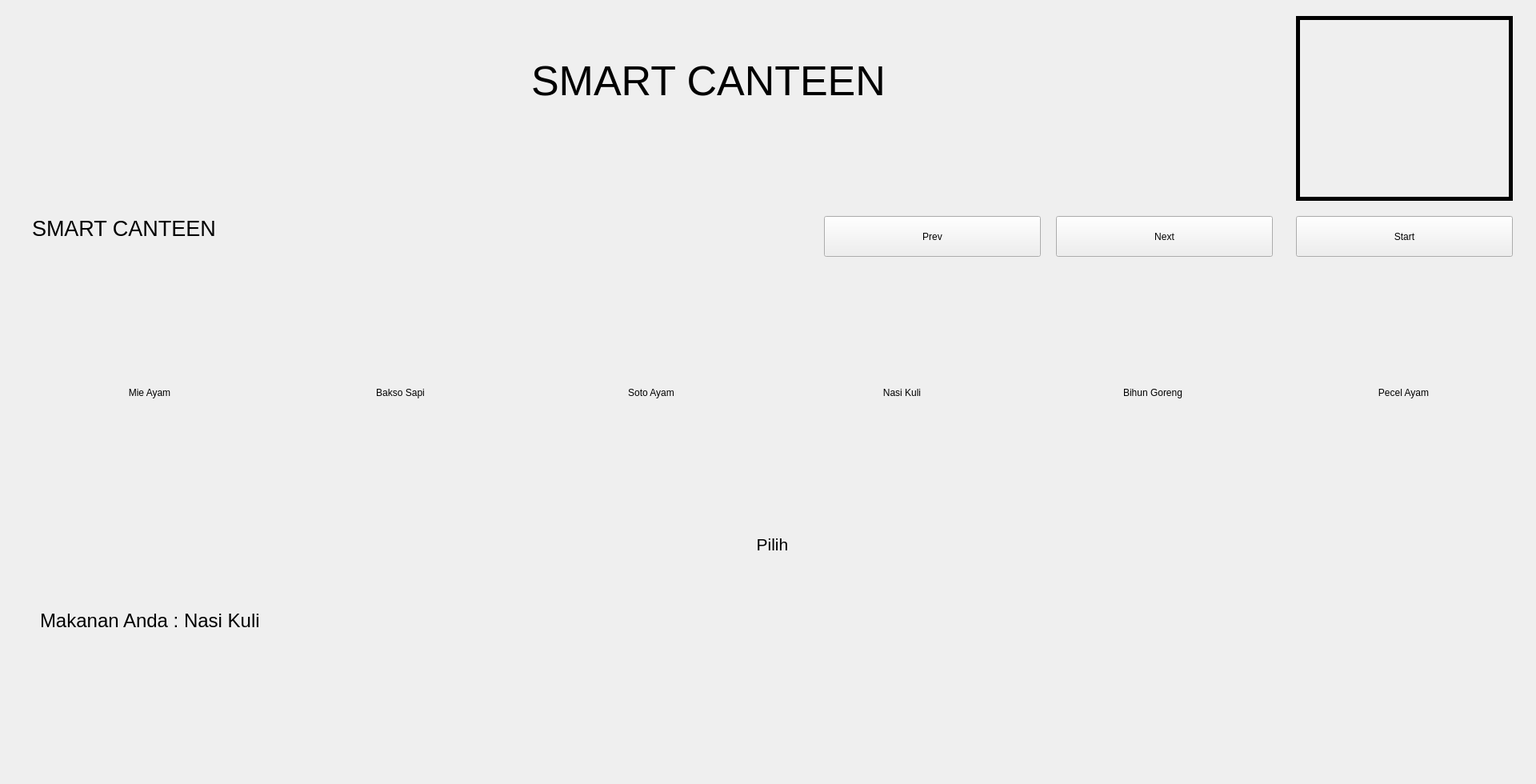
<?xml version="1.0" encoding="UTF-8"?>
<ui version="4.0">
 <class>MainWindow</class>
 <widget class="QMainWindow" name="MainWindow">
  <property name="geometry">
   <rect>
    <x>0</x>
    <y>0</y>
    <width>1920</width>
    <height>980</height>
   </rect>
  </property>
  <property name="windowTitle">
   <string>MainWindow</string>
  </property>
  <widget class="QWidget" name="centralwidget">
   <widget class="QLabel" name="filkom_img">
    <property name="geometry">
     <rect>
      <x>30</x>
      <y>20</y>
      <width>291</width>
      <height>91</height>
     </rect>
    </property>
    <property name="text">
     <string/>
    </property>
    <property name="pixmap">
     <pixmap>../assets/filkom.png</pixmap>
    </property>
    <property name="scaledContents">
     <bool>true</bool>
    </property>
   </widget>
   <widget class="QLabel" name="hint_img">
    <property name="geometry">
     <rect>
      <x>720</x>
      <y>860</y>
      <width>561</width>
      <height>91</height>
     </rect>
    </property>
    <property name="text">
     <string/>
    </property>
    <property name="pixmap">
     <pixmap>../assets/hint.png</pixmap>
    </property>
    <property name="scaledContents">
     <bool>true</bool>
    </property>
   </widget>
   <widget class="QLabel" name="camera">
    <property name="geometry">
     <rect>
      <x>1620</x>
      <y>20</y>
      <width>271</width>
      <height>231</height>
     </rect>
    </property>
    <property name="styleSheet">
     <string notr="true"> border: 5px solid black;</string>
    </property>
    <property name="text">
     <string/>
    </property>
   </widget>
   <widget class="QPushButton" name="camera_btn">
    <property name="geometry">
     <rect>
      <x>1620</x>
      <y>270</y>
      <width>271</width>
      <height>51</height>
     </rect>
    </property>
    <property name="text">
     <string>Start</string>
    </property>
   </widget>
   <widget class="QLabel" name="title">
    <property name="geometry">
     <rect>
      <x>630</x>
      <y>30</y>
      <width>511</width>
      <height>141</height>
     </rect>
    </property>
    <property name="font">
     <font>
      <pointsize>39</pointsize>
     </font>
    </property>
    <property name="text">
     <string>SMART CANTEEN</string>
    </property>
    <property name="textFormat">
     <enum>Qt::PlainText</enum>
    </property>
    <property name="scaledContents">
     <bool>true</bool>
    </property>
    <property name="alignment">
     <set>Qt::AlignCenter</set>
    </property>
   </widget>
   <widget class="QWidget" name="horizontalLayoutWidget">
    <property name="geometry">
     <rect>
      <x>40</x>
      <y>340</y>
      <width>1861</width>
      <height>301</height>
     </rect>
    </property>
    <layout class="QHBoxLayout" name="horizontalLayout">
     <property name="spacing">
      <number>20</number>
     </property>
     <item>
      <widget class="QLabel" name="food_5">
       <property name="text">
        <string>Mie Ayam</string>
       </property>
       <property name="alignment">
        <set>Qt::AlignCenter</set>
       </property>
      </widget>
     </item>
     <item>
      <widget class="QLabel" name="food_6">
       <property name="text">
        <string>Bakso Sapi</string>
       </property>
       <property name="alignment">
        <set>Qt::AlignCenter</set>
       </property>
      </widget>
     </item>
     <item>
      <widget class="QLabel" name="food_4">
       <property name="text">
        <string>Soto Ayam</string>
       </property>
       <property name="alignment">
        <set>Qt::AlignCenter</set>
       </property>
      </widget>
     </item>
     <item>
      <widget class="QLabel" name="food_7">
       <property name="text">
        <string>Nasi Kuli</string>
       </property>
       <property name="alignment">
        <set>Qt::AlignCenter</set>
       </property>
      </widget>
     </item>
     <item>
      <widget class="QLabel" name="food_8">
       <property name="text">
        <string>Bihun Goreng</string>
       </property>
       <property name="alignment">
        <set>Qt::AlignCenter</set>
       </property>
      </widget>
     </item>
     <item>
      <widget class="QLabel" name="food_9">
       <property name="text">
        <string>Pecel Ayam</string>
       </property>
       <property name="alignment">
        <set>Qt::AlignCenter</set>
       </property>
      </widget>
     </item>
    </layout>
   </widget>
   <widget class="QLabel" name="pick_img">
    <property name="geometry">
     <rect>
      <x>40</x>
      <y>650</y>
      <width>1851</width>
      <height>61</height>
     </rect>
    </property>
    <property name="font">
     <font>
      <pointsize>16</pointsize>
     </font>
    </property>
    <property name="text">
     <string>Pilih</string>
    </property>
    <property name="alignment">
     <set>Qt::AlignCenter</set>
    </property>
   </widget>
   <widget class="QLabel" name="food_picked">
    <property name="geometry">
     <rect>
      <x>50</x>
      <y>740</y>
      <width>591</width>
      <height>71</height>
     </rect>
    </property>
    <property name="font">
     <font>
      <pointsize>18</pointsize>
     </font>
    </property>
    <property name="text">
     <string>Makanan Anda : Nasi Kuli</string>
    </property>
   </widget>
   <widget class="QPushButton" name="next">
    <property name="geometry">
     <rect>
      <x>1320</x>
      <y>270</y>
      <width>271</width>
      <height>51</height>
     </rect>
    </property>
    <property name="text">
     <string>Next</string>
    </property>
   </widget>
   <widget class="QPushButton" name="prev">
    <property name="geometry">
     <rect>
      <x>1030</x>
      <y>270</y>
      <width>271</width>
      <height>51</height>
     </rect>
    </property>
    <property name="text">
     <string>Prev</string>
    </property>
   </widget>
   <widget class="QLabel" name="message">
    <property name="geometry">
     <rect>
      <x>40</x>
      <y>250</y>
      <width>511</width>
      <height>71</height>
     </rect>
    </property>
    <property name="font">
     <font>
      <pointsize>20</pointsize>
     </font>
    </property>
    <property name="text">
     <string>SMART CANTEEN</string>
    </property>
    <property name="textFormat">
     <enum>Qt::PlainText</enum>
    </property>
    <property name="scaledContents">
     <bool>true</bool>
    </property>
    <property name="alignment">
     <set>Qt::AlignLeading|Qt::AlignLeft|Qt::AlignVCenter</set>
    </property>
   </widget>
  </widget>
 </widget>
 <resources/>
 <connections/>
</ui>
